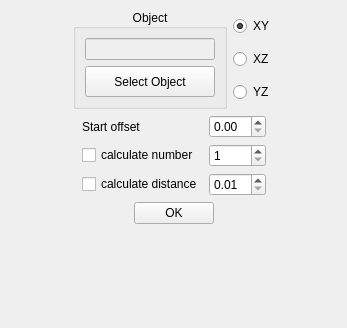
<?xml version="1.0" encoding="UTF-8"?>
<ui version="4.0">
 <class>Sections_DockWidget</class>
 <widget class="QDockWidget" name="Sections_DockWidget">
  <property name="geometry">
   <rect>
    <x>0</x>
    <y>0</y>
    <width>347</width>
    <height>328</height>
   </rect>
  </property>
  <property name="windowIcon">
   <iconset>
    <normaloff>../Icons/Sections.svg</normaloff>../Icons/Sections.svg</iconset>
  </property>
  <property name="windowTitle">
   <string>Sections</string>
  </property>
  <widget class="QWidget" name="dockWidgetContents">
   <layout class="QGridLayout" name="gridLayout_3">
    <item row="0" column="0">
     <layout class="QGridLayout" name="gridLayout_2">
      <item row="1" column="0">
       <layout class="QGridLayout" name="gridLayout_5">
        <item row="0" column="0">
         <spacer name="horizontalSpacer_5">
          <property name="orientation">
           <enum>Qt::Horizontal</enum>
          </property>
          <property name="sizeHint" stdset="0">
           <size>
            <width>40</width>
            <height>20</height>
           </size>
          </property>
         </spacer>
        </item>
        <item row="0" column="1">
         <layout class="QGridLayout" name="gridLayout_8">
          <item row="2" column="1">
           <widget class="QDoubleSpinBox" name="SectionsDial_doubleSpinBox_Distance">
            <property name="maximumSize">
             <size>
              <width>100</width>
              <height>16777215</height>
             </size>
            </property>
            <property name="minimum">
             <double>0.010000000000000</double>
            </property>
           </widget>
          </item>
          <item row="1" column="1">
           <widget class="QSpinBox" name="SectionsDial_spinBox_Number">
            <property name="maximumSize">
             <size>
              <width>100</width>
              <height>16777215</height>
             </size>
            </property>
            <property name="minimum">
             <number>1</number>
            </property>
            <property name="maximum">
             <number>999</number>
            </property>
            <property name="value">
             <number>1</number>
            </property>
           </widget>
          </item>
          <item row="0" column="1">
           <widget class="QDoubleSpinBox" name="SectionsDial_doubleSpinBox_StartOffset">
            <property name="maximumSize">
             <size>
              <width>100</width>
              <height>16777215</height>
             </size>
            </property>
           </widget>
          </item>
          <item row="0" column="0">
           <widget class="QLabel" name="label">
            <property name="text">
             <string>Start offset</string>
            </property>
           </widget>
          </item>
          <item row="1" column="0">
           <widget class="QCheckBox" name="SectionsDial_checkBox_Number">
            <property name="text">
             <string>calculate number</string>
            </property>
           </widget>
          </item>
          <item row="2" column="0">
           <widget class="QCheckBox" name="SectionsDial_checkBox_Distance">
            <property name="text">
             <string>calculate distance</string>
            </property>
           </widget>
          </item>
         </layout>
        </item>
        <item row="0" column="2">
         <spacer name="horizontalSpacer_6">
          <property name="orientation">
           <enum>Qt::Horizontal</enum>
          </property>
          <property name="sizeHint" stdset="0">
           <size>
            <width>40</width>
            <height>20</height>
           </size>
          </property>
         </spacer>
        </item>
       </layout>
      </item>
      <item row="0" column="0">
       <layout class="QGridLayout" name="gridLayout">
        <item row="0" column="0">
         <layout class="QGridLayout" name="gridLayout_4">
          <item row="0" column="0">
           <spacer name="horizontalSpacer_3">
            <property name="orientation">
             <enum>Qt::Horizontal</enum>
            </property>
            <property name="sizeHint" stdset="0">
             <size>
              <width>40</width>
              <height>20</height>
             </size>
            </property>
           </spacer>
          </item>
          <item row="0" column="3">
           <spacer name="horizontalSpacer_4">
            <property name="orientation">
             <enum>Qt::Horizontal</enum>
            </property>
            <property name="sizeHint" stdset="0">
             <size>
              <width>40</width>
              <height>20</height>
             </size>
            </property>
           </spacer>
          </item>
          <item row="0" column="1">
           <widget class="QGroupBox" name="groupBox_2">
            <property name="maximumSize">
             <size>
              <width>281</width>
              <height>16777215</height>
             </size>
            </property>
            <property name="title">
             <string>Object</string>
            </property>
            <property name="alignment">
             <set>Qt::AlignCenter</set>
            </property>
            <layout class="QGridLayout" name="gridLayout_6">
             <item row="1" column="1" rowspan="2">
              <layout class="QGridLayout" name="gridLayout_7">
               <item row="0" column="0">
                <widget class="QLineEdit" name="SectionsDial_info_selected_object">
                 <property name="enabled">
                  <bool>false</bool>
                 </property>
                 <property name="minimumSize">
                  <size>
                   <width>0</width>
                   <height>0</height>
                  </size>
                 </property>
                 <property name="maximumSize">
                  <size>
                   <width>250</width>
                   <height>16777215</height>
                  </size>
                 </property>
                </widget>
               </item>
               <item row="1" column="0">
                <widget class="QPushButton" name="SectionsDial_button_select_object">
                 <property name="minimumSize">
                  <size>
                   <width>130</width>
                   <height>31</height>
                  </size>
                 </property>
                 <property name="maximumSize">
                  <size>
                   <width>250</width>
                   <height>40</height>
                  </size>
                 </property>
                 <property name="text">
                  <string>Select Object</string>
                 </property>
                </widget>
               </item>
              </layout>
             </item>
            </layout>
            <zorder></zorder>
           </widget>
          </item>
          <item row="0" column="2">
           <layout class="QGridLayout" name="gridLayout_14">
            <item row="0" column="0">
             <widget class="QRadioButton" name="SectionsDial_radioButton_XY">
              <property name="text">
               <string>XY</string>
              </property>
              <property name="checked">
               <bool>true</bool>
              </property>
              <attribute name="buttonGroup">
               <string notr="true">buttonGroup</string>
              </attribute>
             </widget>
            </item>
            <item row="1" column="0">
             <widget class="QRadioButton" name="SectionsDial_radioButton_XZ">
              <property name="text">
               <string>XZ</string>
              </property>
              <attribute name="buttonGroup">
               <string notr="true">buttonGroup</string>
              </attribute>
             </widget>
            </item>
            <item row="2" column="0">
             <widget class="QRadioButton" name="SectionsDial_radioButton_YZ">
              <property name="text">
               <string>YZ</string>
              </property>
              <attribute name="buttonGroup">
               <string notr="true">buttonGroup</string>
              </attribute>
             </widget>
            </item>
           </layout>
          </item>
         </layout>
        </item>
       </layout>
      </item>
      <item row="3" column="0">
       <spacer name="verticalSpacer">
        <property name="orientation">
         <enum>Qt::Vertical</enum>
        </property>
        <property name="sizeHint" stdset="0">
         <size>
          <width>20</width>
          <height>40</height>
         </size>
        </property>
       </spacer>
      </item>
      <item row="2" column="0">
       <layout class="QHBoxLayout" name="horizontalLayout">
        <item>
         <spacer name="horizontalSpacer">
          <property name="orientation">
           <enum>Qt::Horizontal</enum>
          </property>
          <property name="sizeHint" stdset="0">
           <size>
            <width>40</width>
            <height>20</height>
           </size>
          </property>
         </spacer>
        </item>
        <item>
         <widget class="QPushButton" name="SectionsDial_button_OK">
          <property name="text">
           <string>OK</string>
          </property>
         </widget>
        </item>
        <item>
         <spacer name="horizontalSpacer_2">
          <property name="orientation">
           <enum>Qt::Horizontal</enum>
          </property>
          <property name="sizeHint" stdset="0">
           <size>
            <width>40</width>
            <height>20</height>
           </size>
          </property>
         </spacer>
        </item>
       </layout>
      </item>
     </layout>
    </item>
   </layout>
  </widget>
 </widget>
 <resources/>
 <connections/>
 <buttongroups>
  <buttongroup name="buttonGroup"/>
 </buttongroups>
</ui>
